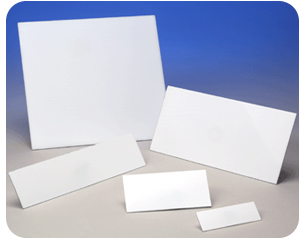
#> input picture _masters_/ml/square-contours/squares.jpg, 300 x 240 px
$ python contours.py
#> lines starting #> are read from the running program, lines starting #| are printed output that depends on the picture; after the words box and inside, x2 and y2 are one past the last pixel; in counts of white or black regions, pixels touching at a corner belong together
import random

import cv2
import math

import numpy as np
from webcolors import name_to_rgb  # TODO replace with MPL colors

SOURCE_IMG_PATH = 'squares.jpg'
RESULT_IMG_PATH = 'res.png'

COLORS = ['white', 'green', 'purple', 'black', 'blue',
          'red', 'yellow', 'orange', 'brown', 'cyan',
          'Fuchsia', 'LawnGreen']


class Point:
    def __init__(self, x: int, y: int):
        self.x = x
        self.y = y

    def __eq__(self, other):
        return other is not None and \
               self.x == other.x and self.y == other.y

    def __repr__(self):
        return self.__str__()

    def __str__(self):
        return f'[{self.x}:{self.y}]'


class Vector:
    def __init__(self, pt_from: Point, pt_to: Point):
        self.pt_from = pt_from
        self.pt_to = pt_to

    # радиус-вектор представляется точкой
    def to_radius_vector(self) -> Point:
        delta_x = self.pt_to.x - self.pt_from.x
        delta_y = self.pt_to.y - self.pt_from.y
        return Point(delta_x, delta_y)

    def __repr__(self):
        return self.__str__()

    def __str__(self):
        return f'{self.pt_from} -> {self.pt_to}'


class Figure:
    def __init__(self, contour: np.ndarray = None, points: 'list[Point]' = None):
        self.color_name = COLORS[random.randint(0, len(COLORS) - 1)]
        self.contour = contour
        self.points = points
        self.peri, self.area, self.approx = None, None, None

        # если были переданы 3 точки, то предсказываем 4ю на основании других
        if points is not None and len(points) == 3:
            p1 = points[0]
            p2 = points[1]
            p3 = points[2]
            p4 = self.predict_point(p1, p2, p3)
            self.points = [p1, p2, p3, p4]

    @staticmethod
    def predict_point(p1: Point, p2: Point, p3: Point) -> Point:
        delta_x = p3.x - p2.x
        delta_y = p3.y - p2.y
        new_x = p1.x + delta_x
        new_y = p1.y + delta_y
        return Point(new_x, new_y)

    def approximate(self):
        self.area = cv2.contourArea(self.contour)
        self.peri = cv2.arcLength(self.contour, closed=True)
        self.approx = cv2.approxPolyDP(self.contour, epsilon=0.01 * self.peri, closed=True)

    def is_polyhedron(self) -> bool:
        is_not_small = self.area > 20
        return is_polyhedron(self.approx) and is_not_small

    def draw_on_current_canvas(self, img):
        print(f'drawing {self.color_name}')

        # точки рисуем как линии
        if self.points is not None:
            for i in range(len(self.points)):
                p1 = self.points[i]
                p2 = self.points[(i + 1) % len(self.points)]
                cv2.line(img, (p1.x, p1.y), (p2.x, p2.y), self.color_bgr, thickness=2)
            return img

        # контуры рисуем как контуры
        if self.contour is not None:
            draw_all_contours = -1
            cv2.drawContours(img, [self.approx], draw_all_contours, self.color_bgr, thickness=2)
            return img

    def split_into_squares(self) -> 'list[Figure]':
        print(f'> splitting {self.color_name}')

        # convert numpy points to normal points
        points = []
        for np_point in self.approx:
            points.append(Point(np_point[0, 0], np_point[0, 1]))

        squares = []
        angles = []
        for i in range(len(points)):
            p1 = points[i]
            p2 = points[(i + 1) % len(points)]
            p3 = points[(i + 2) % len(points)]

            v1 = Vector(p2, p1)
            v2 = Vector(p2, p3)

            curr_angle = directionwise_angle(v1, v2)
            angles.append(curr_angle)

            # как только набралось больше 2х углов, начинаем проверять
            if len(angles) > 2:
                prev_angle = angles[i - 1]
                prev_prev_angle = angles[i - 2]
                # соседние углы в сумме ~= 180'
                if 175 < (curr_angle + prev_angle) < 185:
                    # противоположные углы примерно похожи
                    if abs(prev_prev_angle - curr_angle) < 15:
                        figure = Figure(points=[points[i - 1], points[i], points[(i + 1) % len(points)]])
                        squares.append(figure)
                        print('>>>> splitted!')
        return squares

    @property
    def color_bgr(self) -> tuple:
        rgb = name_to_rgb(self.color_name)
        return rgb[2], rgb[1], rgb[0]

    def __str__(self):
        return f'{self.color_name}: area: {self.area}\n' \
               f'   peri: {self.peri}\n' \
               f'   points: {len(self.approx)}'


is_square = lambda points: len(points) == 4
is_polyhedron = lambda points: len(points) >= 4


def directionwise_angle(v1: Vector, v2: Vector) -> float:
    p1, p2 = v1.to_radius_vector(), v2.to_radius_vector()

    v1_theta = math.atan2(p1.y, p1.x)
    v2_theta = math.atan2(p2.y, p2.x)
    r = (v2_theta - v1_theta) * (180.0 / math.pi)
    if r < 0:
        r += 360.0
    return r


def main():
    img = cv2.imread(SOURCE_IMG_PATH, cv2.IMREAD_GRAYSCALE)
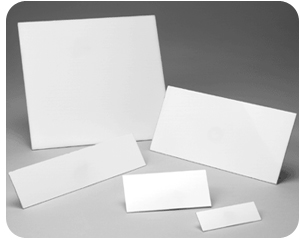
#> img: shape (240, 300); min 53, max 255, mean 190.4
    original = cv2.imread(SOURCE_IMG_PATH)
#> original is the input picture: shape (240, 300, 3); mean B, G, R 210.9, 189.8, 183.7

    img = cv2.threshold(img, thresh=220, maxval=230, type=cv2.THRESH_TOZERO)[1]
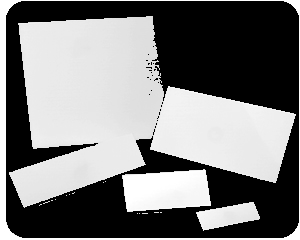
#> img: shape (240, 300); min 0, max 255, mean 121.9

    contours, hierarchy = cv2.findContours(img, cv2.RETR_TREE, cv2.CHAIN_APPROX_SIMPLE)
#> contours = 48 contours, 43 with area under 20; largest, box (x1, y1, x2, y2) and area: (0, 0, 300, 240) 71461, (5, 0, 300, 239) 69620, (9, 16, 296, 208) 29604, (122, 169, 211, 212) 2990, (196, 202, 260, 231) 1040
    figures = []
    for c in contours:
        f = Figure(contour=c)
        f.approximate()

        if f.is_polyhedron():
            if is_square(f.approx):
                figures.append(f)
            else:
                squares = f.split_into_squares()
                figures.extend(squares)
#> this loop made 48 passes
#| > splitting blue
#| >>>> splitted!
#| >>>> splitted!
#| >>>> splitted!
#> after the loop, figures = 7 items

    # draw
    for f in figures:
        original = f.draw_on_current_canvas(original)
#> this loop made 7 passes
#| drawing yellow
#| drawing yellow
#| drawing orange
#| drawing cyan
#| drawing brown
#| drawing LawnGreen
#| drawing cyan
#> pass 1, in main, `original = f.draw_on_current_canvas(original)`:
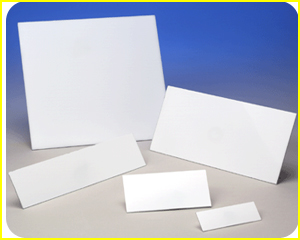
#> original: shape (240, 300, 3); 2.98% of pixels changed, all inside (x1, y1, x2, y2) = (0, 0, 300, 240)
#> pass 2, in main, `original = f.draw_on_current_canvas(original)`:
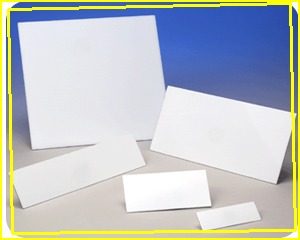
#> original: shape (240, 300, 3); 4.23% of pixels changed, all inside (x1, y1, x2, y2) = (7, 2, 297, 235)
#> pass 3, in main, `original = f.draw_on_current_canvas(original)`:
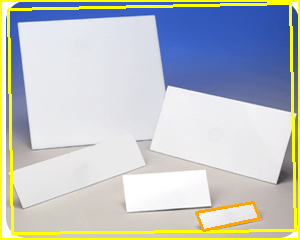
#> original: shape (240, 300, 3); 0.59% of pixels changed, all inside (x1, y1, x2, y2) = (195, 201, 261, 232)
#> after the loop:
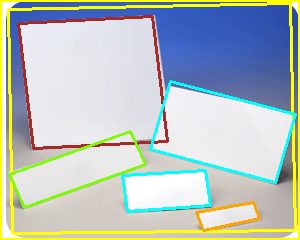
#> original: shape (240, 300, 3); 5.83% of pixels changed, all inside (x1, y1, x2, y2) = (8, 15, 297, 213)
    cv2.imwrite(f'./{RESULT_IMG_PATH}', original)


if __name__ == '__main__':
    main()
